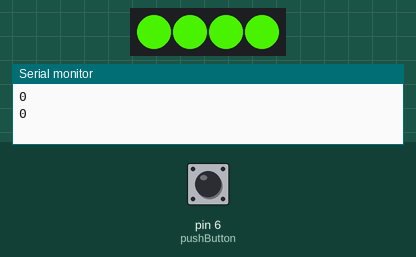
Recording of a sketch running on a simulated Arduino Uno, built with avr-gcc and run on an emulated ATmega328P. On the bench: 4 RGB LEDs in strip order, left to right, the last lines printed to the serial monitor. The test bench sets the inputs (shaded band); at power-on: pin 6 (pushButton) LOW. Dim RGB values are drawn brighter than linear; random numbers use the default seed unless the sketch sets one.

Above: at 1.26 s.
1.3 s: pin 6 (pushButton) pulled HIGH for 3.2 s
At 1.9 s:
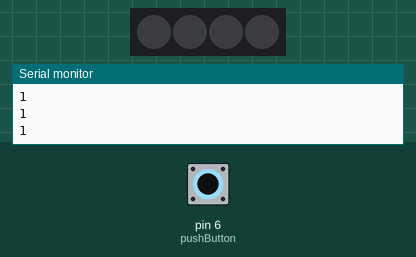
6.1 s: pin 6 (pushButton) pulled HIGH for 0.15 s
At 9.12 s:
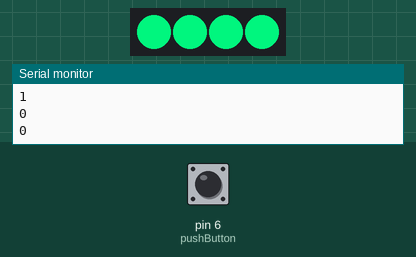
9.2 s: pin 6 (pushButton) pulled HIGH for 1 s
At 11.0 s:
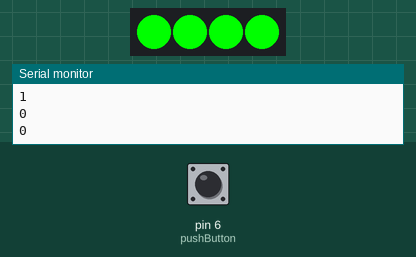
13.2 s: pin 6 (pushButton) pulled HIGH for 0.15 s
At 15.62 s:
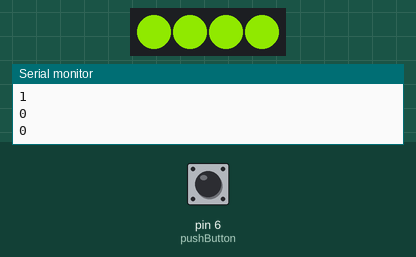
16.3 s: pin 6 (pushButton) pulled HIGH for 0.15 s
At 32.3 s:
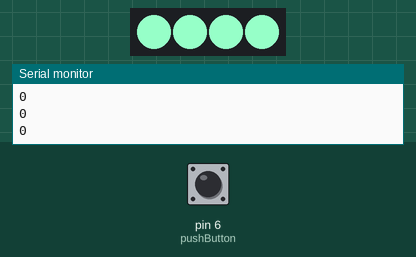
Timing chart, 0 to 38.8 s (numbered marks = the images above; inputs shaded):
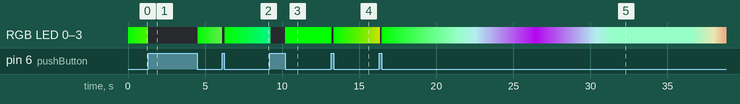

The sketch:

Scissors.ino
```cpp
#include <FastLED.h>

#define NUM_LEDS 4
#define LED_PIN 2
CRGB led[NUM_LEDS];

// digital pin 2 has a pushbutton attached to it. Give it a name:
int pushButton = 6;
bool on = false;
int currentRed, currentBlue, currentGreen, newRed, newBlue, newGreen;
long randNumber;

// the setup routine runs once when you press reset:
void setup() {
  FastLED.addLeds<NEOPIXEL, LED_PIN>(led, NUM_LEDS);
  // initialize serial communication at 9600 bits per second:
  Serial.begin(9600);
  // make the pushbutton's pin an input:
  pinMode(pushButton, INPUT);

}

// the loop routine runs over and over again forever:
void loop() {
  // read the input pin:
  int buttonState = digitalRead(pushButton);
  // print out the state of the button:
  Serial.println(buttonState);
  delay(5);        // delay in between reads for stability

  checkSerial(buttonState);
}

void checkSerial(int state)
{
  if(state == 0) //If the tilt switch is tilted
  {
    switchColors();
  }
 //Else turn off light
  else
  {


      for(int i = 0; i < NUM_LEDS; i = i + 1)
      {
        led[i] = CRGB(0,0,0);// Off
      }
      FastLED.show();

      on = false;

  }
}


void switchColors()
{
  if(on)
  {
    //Get new coordinates (by a randomizer)
    getCoords();
    //fade into new coordinate colors while
    //Set current coordinates
    setColors();
  }
  else //Once turned on, this will activate.
  {
    currentRed = 0;
    currentGreen = 255;
    currentBlue = 0;

    for(int i = 0; i < NUM_LEDS; i = i + 1)
     {
      led[i] = CRGB(0,0, 255);//blue
     }
     FastLED.show();

     on = true;
  }
}


void getCoords()
{
  int initialRand = 20;
  initialRand = randNumber;

  if(initialRand == randNumber)//Make sure it doesn't choose the same number
    randNumber = random(9); //Based on how many colors we want

  if(randNumber == 0){ //if random becomes white
    newRed = newBlue = newGreen = 255;
  }
  else if(randNumber == 1){ //if random becomes red
    newRed = 255;
    newBlue = newGreen = 0;
  }
  else if(randNumber == 2){ //if random becomes green
     newGreen = 255;
     newBlue = newRed = 0;
  }
  else if(randNumber == 3){ //if random becomes blue
    newBlue = 255;
    newRed = newGreen = 0;
  }
  else if (randNumber == 4){ //if random becomes orange
    newRed = 255;
    newGreen = 102;
    newBlue = 0;
  }
  else if(randNumber == 5){ //if random becomes teal
    newRed = 0;
    newGreen = 188;
    newBlue = 202;
  }
  else if(randNumber == 6){ //if random becomes purple
    newRed = 155;
    newGreen = 0;
    newBlue = 235;
  }
  else if(randNumber == 7){ //if random becomes pink
    newRed = 255;
    newGreen = 50;
    newBlue = 235;
  }
  else if(randNumber == 8){ //if random becomes pastel green
    newRed = 196;
    newGreen = 255;
    newBlue = 210;
  }
}


void setColors() //Changing the color from current to new
{
  //Figure out, how many points it has  to travel between the two (new - current)
  int red, green, blue;
  red = newRed - currentRed;
  green = newGreen - currentGreen;
  blue = newBlue - currentBlue;

  //Divide and figure out how many points per .1 seconds to travel (50 iterations over 5 seconds)
  red = red / 50;
  green = green / 50;
  blue = blue / 50;

  //Iterate through 20 times, adding current to red/green/blue, and changing those colors
  for(int iter = 0; (iter < 50); iter++)
  {
    currentRed = currentRed + red;
    currentBlue = currentBlue + blue;
    currentGreen = currentGreen + green;
    doubleCheck(); //Makes sure numbers can't go past 255 or bellow 0

    //Change to those colors
    for(int i = 0; i < NUM_LEDS; i = i + 1)
    {
      led[i] = CRGB(currentRed, currentGreen, currentBlue);
    }
    FastLED.show();

    //Check to see if scissors are still open, if not, turn off
    int button = digitalRead(pushButton); //If button = 0, it's on, if 1, it's off
    if(button == 1)
    {
      checkSerial(button);
      break;
    }
    delay(100); //Iterating at .1 seconds, for 5 seconds, over 50 iterations
  }
}

void doubleCheck()
{
  if(currentRed > 255)
    currentRed = 255;
  if(currentRed < 0)
    currentRed = 0;
  if(currentBlue > 255)
    currentBlue = 255;
  if(currentBlue < 0)
    currentBlue = 0;
  if(currentGreen > 255)
    currentGreen = 255;
  if(currentGreen < 0)
    currentGreen = 0;
}
```
